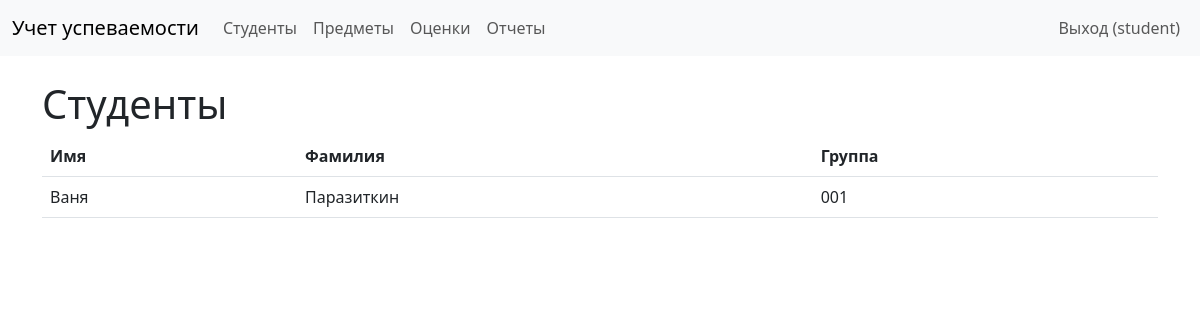
Page /students/ (signed in) on the committed database.
### performance/models.py (models this page shows, shortened)
class Student(models.Model):
    user = models.OneToOneField(User, on_delete=models.CASCADE)  # Связь с моделью User
    first_name = models.CharField(max_length=100)  # Имя студента
    last_name = models.CharField(max_length=100)  # Фамилия студента
    group = models.CharField(max_length=50)  # Группа студента

### performance/views.py (the view)
# urls.py: path('students/', views.student_list, name='student_list'),
@login_required
def student_list(request):
    if is_student(request.user):
        try:
            student = Student.objects.get(user=request.user)
            grades = Grade.objects.filter(student=student)
            return render(request, 'performance/student_list.html', {'students': [student], 'grades': grades})
        except Student.DoesNotExist:
            return render(request, 'performance/student_list.html', {'students': []})
    students = Student.objects.all()
    return render(request, 'performance/student_list.html', {'students': students})

### performance/templatetags/performance_tags.py (called while the page is built)
@register.filter
def has_group(user, group_name):
    return user.groups.filter(name=group_name).exists()

### performance/views.py (called while the page is built)
def is_student(user):
    return user.groups.filter(name='Students').exists()

### templates/performance/student_list.html (shortened to what this page needs)
{% extends 'base.html' %}
{% load performance_tags %}
{% block content %}
    <h1>Студенты</h1>
    <table class="table">
        <thead>
            <tr>
                <th>Имя</th>
                <th>Фамилия</th>
                <th>Группа</th>
            </tr>
        </thead>
        <tbody>
            {% for student in students %}
                <tr>
                    <td>{{ student.first_name }}</td>
                    <td>{{ student.last_name }}</td>
                    <td>{{ student.group }}</td>
                </tr>
            {% empty %}
                <tr><td colspan="4">Студенты не найдены.</td></tr>
            {% endfor %}
        </tbody>
    </table>
{% endblock %}

### templates/base.html (shortened to what this page needs)
<!DOCTYPE html>
<html>
<head>
    <link href="https://cdn.jsdelivr.net/npm/bootstrap@5.3.0/dist/css/bootstrap.min.css" rel="stylesheet">
</head>
<body>
    <nav class="navbar navbar-expand-lg navbar-light bg-light">
        <div class="container-fluid">
            <a class="navbar-brand" href="{% url 'home' %}">Учет успеваемости</a>
            <div class="collapse navbar-collapse">
                <ul class="navbar-nav me-auto mb-2 mb-lg-0">
                    <li class="nav-item"><a class="nav-link" href="{% url 'student_list' %}">Студенты</a></li>
                    <li class="nav-item"><a class="nav-link" href="{% url 'subject_list' %}">Предметы</a></li>
                    <li class="nav-item"><a class="nav-link" href="{% url 'grade_list' %}">Оценки</a></li>
                    <li class="nav-item"><a class="nav-link" href="{% url 'reports' %}">Отчеты</a></li>
                </ul>
                <ul class="navbar-nav">
                    {% if user.is_authenticated %}
                        <li class="nav-item">
                            <form method="post" action="{% url 'logout' %}" class="d-inline">
                                <button type="submit" class="nav-link btn btn-link" style="text-decoration: none;">
                                    Выход ({{ user.username }})
                                </button>
                            </form>
                        </li>
                    {% else %}
                        <li class="nav-item"><a class="nav-link" href="{% url 'login' %}">Вход</a></li>
                    {% endif %}
                </ul>
            </div>
        </div>
    </nav>
    <div class="container mt-4">
        {% block content %}
        {% endblock %}
    </div>
</body>
</html>

### rows in the picture
Student: first_name "Ваня", last_name "Паразиткин", group "001"

### other values in the picture
{{ user.username }} "student"
